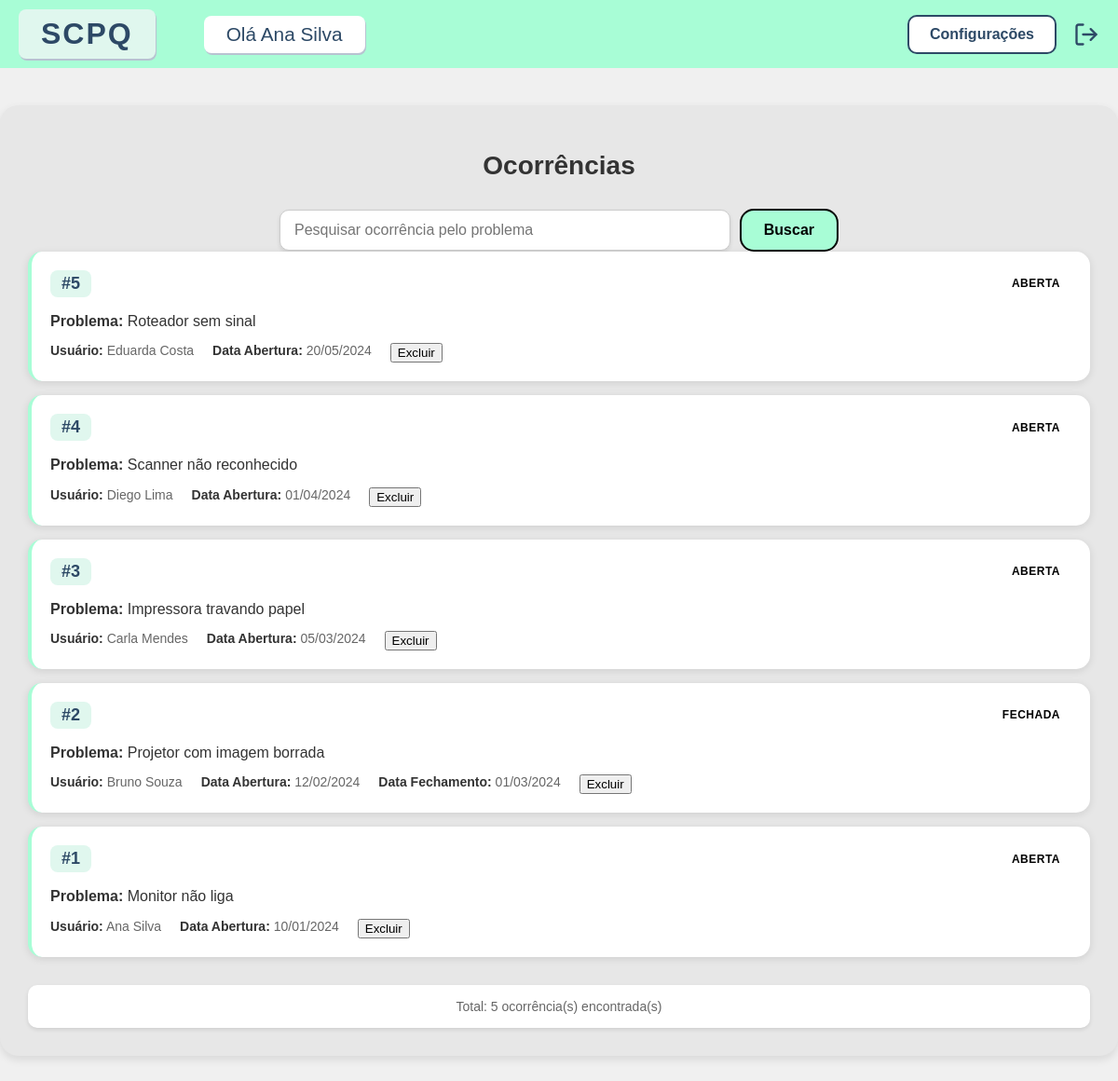
The app's page /funcionario/lista_todas (signed in) with its own data.
### models.py (models this page shows)
class Usuario(db.Model):
    __tablename__ = 'Usuario'
    cpf = db.Column(db.BigInteger, primary_key=True)
    nome = db.Column(db.String(100), nullable=False)
    email = db.Column(db.String(100), unique=True)
    senha = db.Column(db.String(100), nullable=False)
    funcionario = db.relationship(
        'Funcionario', backref='usuario', uselist=False, cascade='all, delete'
    )
    docente = db.relationship(
        'Docente', backref='usuario', uselist=False, cascade='all, delete'
    )
    discente = db.relationship(
        'Discente', backref='usuario', uselist=False, cascade='all, delete'
    )
    ocorrencias = db.relationship(
        'Ocorrencia', backref='usuario', cascade='all, delete'
    )

class Ocorrencia(db.Model):
    __tablename__ = 'Ocorrencia'
    id = db.Column(db.Integer, primary_key=True, autoincrement=True)
    problema = db.Column(db.String(255))
    data_abertura = db.Column(db.Date)
    data_fechamento = db.Column(db.Date)
    id_usuario = db.Column(
        db.BigInteger, db.ForeignKey('Usuario.cpf', ondelete='CASCADE'), nullable=False
    )
    manutencoes = db.relationship(
        'Manutencao', backref='ocorrencia', cascade='all, delete'
    )

### blueprints/funcionario.py (the view)
@funcionario.route('/lista_todas', methods=['GET'])
def todas_ocorrencias():
    if 'nome' not in session:
        return redirect(url_for('funcionario.login'))
    ocorrencias = OcorrenciaProcedures.listar_todas()
    return render_template('consultar/ocorrencia.html',
                          ocorrencias=ocorrencias,
                          nome=session.get('nome'), tipo_usuario='funcionario')

### helpers.py (called while the page is built)
    @staticmethod
    def listar_todas():
        from app import db
        """
        Procedure 4: Listar todas as ocorrências (sem filtro)
        """
        try:
            return db.session.query(
                Ocorrencia.id,
                Ocorrencia.problema,
                Ocorrencia.data_abertura,
                Ocorrencia.data_fechamento,
                Usuario.nome.label('nome_usuario')
            ).join(Usuario, Ocorrencia.id_usuario == Usuario.cpf)\
             .order_by(Ocorrencia.data_abertura.desc())\
             .all()
        except Exception as e:
            print(f"Erro ao listar todas as ocorrências: {e}")
            return []

### templates/consultar/ocorrencia.html (shortened to what this page needs)
<!DOCTYPE html>
<html lang="pt">
<head>
    <link rel="stylesheet" href="{{ url_for('static', filename='css/consulta_ocorrencia.css') }}">
</head>
<body>
    <header class="header">
        <div class="header-left">
            <span class="scpq-text">SCPQ</span>
            <span class="greeting">Olá {{ nome }}</span>
        </div>
        <div class="header-right">
            <button class="settings-btn">Configurações</button>
            <a href="/logout" class="logout-icon" title="Logout">
                <svg width="28" height="28" viewBox="0 0 24 24" fill="none" stroke="#2d4966" stroke-width="2" stroke-linecap="round" stroke-linejoin="round">
                    <path d="M9 21H5a2 2 0 0 1-2-2V5a2 2 0 0 1 2-2h4"></path>
                    <polyline points="16 17 21 12 16 7"></polyline>
                    <line x1="21" y1="12" x2="9" y2="12"></line>
                </svg>
            </a>
        </div>
    </header>
    <main class="container">
        <h1>Ocorrências</h1>
        {% if (usuario == 'funcionario')   %}
            <form method="POST" action="{{ url_for('funcionario.buscar') }}" class="search-form">
                <div class="search-container">
                    <input type="hidden" name="tipo_filtro" value="problema">
                    <input type="text" name="valor_filtro" placeholder="Pesquisar ocorrência pelo problema" class="search-input">
                    <button type="submit" class="search-btn">Buscar</button>
                </div>
            </form>
            <div class="filters-section">
                <form method="POST" action="{{ url_for('funcionario.buscar') }}" class="filters-form">
                    <div class="filter-group">
                        <label for="tipo_filtro">Tipo de Filtro:</label>
                        <select name="tipo_filtro" id="tipo_filtro">
                            <option value="usuario">Buscar por Usuário</option>
                            <option value="id">Buscar por ID</option>
                        </select>
                    </div>
                    <div class="filter-group">
                        <label for="valor_filtro">Valor:</label>
                        <input type="text" name="valor_filtro" id="valor_filtro" placeholder="Digite o valor para buscar...">
                    </div>
                    <div class="filter-buttons">
                        <button type="submit" class="filter-btn">Aplicar Filtro</button>
                        <a href="{{ url_for('funcionario.todas_ocorrencias') }}" class="clear-btn">Limpar</a>
                    </div>
                </form>
            </div>
        {% else %}
                <div class="search-container">
                    <input type="text" name="valor_filtro" placeholder="Pesquisar ocorrência pelo problema" class="search-input">
                    <button type="submit" class="search-btn">Buscar</button>
                </div>
        {% endif %}
        <div class="occurrences-list">
            {% if ocorrencias %}
                {% for ocorrencia in ocorrencias %}
                <div class="occurrence-card">
                    <div class="occurrence-header">
                        <div class="occurrence-id">#{{ ocorrencia.id }}</div>
                        <div class="occurrence-status status-{{ 'aberta' if not ocorrencia.data_fechamento else 'fechada' }}">
                            {{ 'Aberta' if not ocorrencia.data_fechamento else 'Fechada' }}
                        </div>
                    </div>
                    <div class="occurrence-info">
                        <div class="occurrence-description">
                            <strong>Problema:</strong> {{ ocorrencia.problema or 'Não informado' }}
                        </div>
                        <div class="occurrence-details">
                            <div class="detail-item">
                                <strong>Usuário:</strong> {{ ocorrencia.nome_usuario }}
                            </div>
                            <div class="detail-item">
                                <strong>Data Abertura:</strong> {{ ocorrencia.data_abertura.strftime('%d/%m/%Y') if ocorrencia.data_abertura else 'N/A' }}
                            </div>
                            {% if ocorrencia.data_fechamento %}
                            <div class="detail-item">
                                <strong>Data Fechamento:</strong> {{ ocorrencia.data_fechamento.strftime('%d/%m/%Y') }}
                            </div>
                            {% endif %}
                            <form action="{{ url_for('excluir_ocorrencia', id_ocorrencia=ocorrencia.id) }}" method="POST" onsubmit="return confirm('Tem certeza que deseja excluir esta ocorrência?');">
                                <button type="submit" class="delete-button">Excluir</button>
                            </form>
                        </div>
                    </div>
                </div>
                {% endfor %}
            {% else %}
                <div class="no-occurrences">
                    <p>Nenhuma ocorrência encontrada.</p>
                </div>
            {% endif %}
        </div>
        <div class="results-count">
            <p>Total: {{ ocorrencias|length }} ocorrência(s) encontrada(s)</p>
        </div>
    </main>
</body>
</html>

### static/css/consulta_ocorrencia.css (style rules this page uses)
body { margin: 0; font-family: 'Arial', sans-serif; background-color: #f0f0f0; }
.header { background-color: #a8fdd6; padding: 10px 20px; display: flex; justify-content: space-between; align-items: center; }
.header-left { display: flex; align-items: center; gap: 32px; }
.scpq-text { font-size: 2rem; font-weight: bold; color: #2d4966; letter-spacing: 2px; background: #e0f7ee; padding: 8px 24px; border-radius: 8px; box-shadow: 1px 2px 0 #b8c3d1; }
.greeting { font-size: 1.3rem; color: #2d4966; font-weight: 500; background: #fff; padding: 8px 24px; border-radius: 8px; margin-left: 20px; margin-right: 20px; box-shadow: 1px 2px 0 #b8c3d1; }
.header-right { display: flex; align-items: center; gap: 18px; }
.settings-btn { padding: 10px 22px; border-radius: 10px; border: 2px solid #2d4966; background: #fff; color: #2d4966; font-size: 1rem; font-weight: bold; cursor: pointer; transition: background 0.2s, color 0.2s; }
.logout-icon { display: flex; align-items: center; cursor: pointer; text-decoration: none; }
.container { background-color: #e7e7e7; margin: 40px auto; padding: 30px; max-width: 1200px; border-radius: 20px; box-shadow: 0px 4px 10px rgba(0,0,0,0.1); }
h1 { font-size: 28px; margin-bottom: 30px; text-align: center; color: #333; font-weight: 600; }
.search-container { display: flex; gap: 10px; align-items: center; justify-content: center; max-width: 600px; margin: 0 auto; }
.search-input { flex: 1; padding: 12px 15px; font-size: 16px; border-radius: 10px; border: 1px solid #ccc; box-shadow: 0 2px 4px rgba(0,0,0,0.1); background-color: #fff; box-sizing: border-box; }
.search-btn { background-color: #a8fdd6; padding: 12px 24px; font-size: 16px; border: 2px solid #000; border-radius: 15px; cursor: pointer; transition: background-color 0.3s; font-weight: bold; white-space: nowrap; }
.occurrences-list { display: flex; flex-direction: column; gap: 15px; margin-bottom: 30px; }
.occurrence-card { background-color: #fff; border-radius: 15px; padding: 20px; box-shadow: 0 2px 8px rgba(0,0,0,0.1); border-left: 4px solid #a8fdd6; transition: transform 0.2s, box-shadow 0.2s; }
.occurrence-header { display: flex; justify-content: space-between; align-items: center; margin-bottom: 15px; }
.occurrence-id { font-size: 18px; font-weight: bold; color: #2d4966; background-color: #e0f7ee; padding: 4px 12px; border-radius: 8px; }
.occurrence-status { padding: 4px 12px; border-radius: 12px; font-size: 12px; font-weight: bold; text-transform: uppercase; letter-spacing: 0.5px; }
.occurrence-info { display: flex; flex-direction: column; gap: 12px; }
.occurrence-description { font-size: 16px; color: #333; line-height: 1.4; }
.occurrence-details { display: flex; gap: 20px; flex-wrap: wrap; }
.detail-item { font-size: 14px; color: #666; }
.detail-item strong { color: #333; }
.results-count { text-align: center; padding: 15px; background-color: #fff; border-radius: 10px; box-shadow: 0 2px 4px rgba(0,0,0,0.1); }
.results-count p { margin: 0; font-size: 14px; color: #666; font-weight: 500; }

### records on screen
Usuario: nome "Ana Silva"
Ocorrencia: id "5", data_fechamento "ABERTA", problema "Roteador sem sinal", nome_usuario "Eduarda Costa", data_abertura "20/05/2024"
Ocorrencia: id "4", data_fechamento "ABERTA", problema "Scanner não reconhecido", nome_usuario "Diego Lima", data_abertura "01/04/2024"
Ocorrencia: id "3", data_fechamento "ABERTA", problema "Impressora travando papel", nome_usuario "Carla Mendes", data_abertura "05/03/2024"
Ocorrencia: id "2", data_fechamento "FECHADA", problema "Projetor com imagem borrada", nome_usuario "Bruno Souza", data_abertura "12/02/2024", data_fechamento "01/03/2024"
Ocorrencia: id "1", data_fechamento "ABERTA", problema "Monitor não liga", nome_usuario "Ana Silva", data_abertura "10/01/2024"

### other values on screen
{{ ocorrencias|length }} "5"
